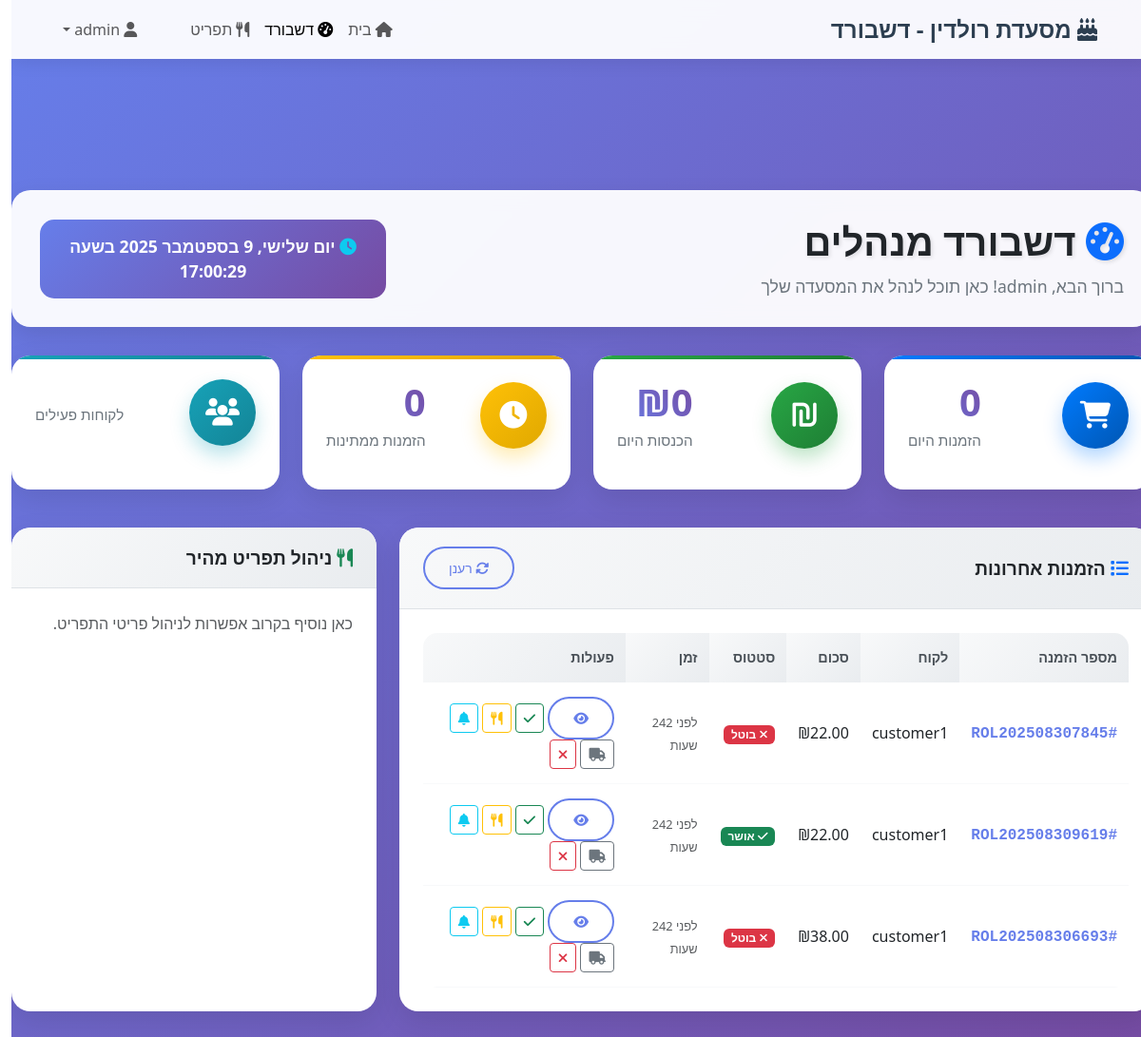
The app's page /dashboard (signed in) with its own data.
### tables this page shows
CREATE TABLE users (
                id INTEGER PRIMARY KEY AUTOINCREMENT,
                username TEXT UNIQUE NOT NULL,
                email TEXT UNIQUE NOT NULL,
                password TEXT NOT NULL,
                role TEXT NOT NULL DEFAULT 'customer',
                phone TEXT,
                address TEXT,
                created_at TIMESTAMP DEFAULT CURRENT_TIMESTAMP,
                is_active BOOLEAN DEFAULT 1
            );

CREATE TABLE orders (
                id INTEGER PRIMARY KEY AUTOINCREMENT,
                customer_id INTEGER NOT NULL,
                order_number TEXT UNIQUE NOT NULL,
                total_amount REAL NOT NULL DEFAULT 0,
                status TEXT NOT NULL DEFAULT 'pending',
                delivery_address TEXT,
                delivery_phone TEXT,
                special_instructions TEXT,
                estimated_delivery TIMESTAMP,
                created_at TIMESTAMP DEFAULT CURRENT_TIMESTAMP,
                updated_at TIMESTAMP DEFAULT CURRENT_TIMESTAMP,
                FOREIGN KEY (customer_id) REFERENCES users (id)
            );

### app.py (the view)
@app.route('/dashboard')
def dashboard():
    if not require_employee():
        flash('אין לך הרשאה לגשת לעמוד זה', 'error')
        return redirect('/')
    user = get_current_user()
    stats = db.get_today_stats()
    conn = db.get_connection()
    recent_orders = conn.execute('''
        SELECT o.*, u.username
        FROM orders o
        JOIN users u ON o.customer_id = u.id
        ORDER BY o.created_at DESC
        LIMIT 10
    ''').fetchall()
    conn.close()
    return render_template('dashboard.html',
                         user=user,
                         stats=stats,
                         recent_orders=[dict(order) for order in recent_orders])

### templates/dashboard.html (shortened to what this page needs)
<!DOCTYPE html>
<html lang="he" dir="rtl">
<head>
    <link href="https://cdnjs.cloudflare.com/ajax/libs/bootstrap/5.3.0/css/bootstrap.min.css" rel="stylesheet">
    <link href="https://cdnjs.cloudflare.com/ajax/libs/font-awesome/6.4.0/css/all.min.css" rel="stylesheet">
    <link href="/static/css/base.css" rel="stylesheet">
    <link href="/static/css/dashboard.css" rel="stylesheet">
</head>
<body>
    <nav class="navbar navbar-expand-lg navbar-light fixed-top">
        <div class="container">
            <a class="navbar-brand" href="/">
                <i class="fas fa-birthday-cake"></i> מסעדת רולדין - דשבורד
            </a>
            <div class="collapse navbar-collapse" id="navbarNav">
                <ul class="navbar-nav me-auto">
                    <li class="nav-item">
                        <a class="nav-link" href="/"><i class="fas fa-home"></i> בית</a>
                    </li>
                    <li class="nav-item">
                        <a class="nav-link active" href="/dashboard"><i class="fas fa-tachometer-alt"></i> דשבורד</a>
                    </li>
                    <li class="nav-item">
                        <a class="nav-link" href="/menu"><i class="fas fa-utensils"></i> תפריט</a>
                    </li>
                </ul>
                <ul class="navbar-nav">
                    <li class="nav-item dropdown">
                        <a class="nav-link dropdown-toggle" href="#" role="button" data-bs-toggle="dropdown">
                            <i class="fas fa-user"></i> {{ user.username }}
                        </a>
                    </li>
                </ul>
            </div>
        </div>
    </nav>
    <div class="container-fluid main-content">
        <div class="dashboard-header">
            <div class="row align-items-center">
                <div class="col-md-8">
                    <h1 class="dashboard-title">
                        <i class="fas fa-tachometer-alt text-primary"></i>
                        דשבורד מנהלים
                    </h1>
                    <p class="dashboard-subtitle">ברוך הבא, {{ user.username }}! כאן תוכל לנהל את המסעדה שלך</p>
                </div>
                <div class="col-md-4 text-end">
                    <div class="dashboard-time">
                        <i class="fas fa-clock text-info"></i>
                        <span id="current-time"></span>
                    </div>
                </div>
            </div>
        </div>
        <div class="row mb-4">
            <div class="col-xl-3 col-md-6 mb-3">
                <div class="stats-card stats-primary">
                    <div class="stats-content">
                        <div class="stats-icon">
                            <i class="fas fa-shopping-cart"></i>
                        </div>
                        <div class="stats-info">
                            <h3 class="stats-number" data-count="{{ stats.orders_today }}">{{ stats.orders_today }}</h3>
                            <p class="stats-label">הזמנות היום</p>
                        </div>
                    </div>
                </div>
            </div>
            <div class="col-xl-3 col-md-6 mb-3">
                <div class="stats-card stats-success">
                    <div class="stats-content">
                        <div class="stats-icon">
                            <i class="fas fa-shekel-sign"></i>
                        </div>
                        <div class="stats-info">
                            <h3 class="stats-number">₪{{ "%.0f"|format(stats.revenue_today) }}</h3>
                            <p class="stats-label">הכנסות היום</p>
                        </div>
                    </div>
                </div>
            </div>
            <div class="col-xl-3 col-md-6 mb-3">
                <div class="stats-card stats-warning">
                    <div class="stats-content">
                        <div class="stats-icon">
                            <i class="fas fa-clock"></i>
                        </div>
                        <div class="stats-info">
                            <h3 class="stats-number">{{ stats.pending_orders }}</h3>
                            <p class="stats-label">הזמנות ממתינות</p>
                        </div>
                    </div>
                </div>
            </div>
            <div class="col-xl-3 col-md-6 mb-3">
                <div class="stats-card stats-info">
                    <div class="stats-content">
                        <div class="stats-icon">
                            <i class="fas fa-users"></i>
                        </div>
                        <div class="stats-info">
                            <p class="stats-label">לקוחות פעילים</p>
                        </div>
                    </div>
                </div>
            </div>
        </div>
        <div class="row">
            <div class="col-lg-8 mb-4">
                <div class="dashboard-card">
                    <div class="card-header d-flex justify-content-between align-items-center">
                        <h5 class="card-title mb-0">
                            <i class="fas fa-list text-primary"></i>
                            הזמנות אחרונות
                        </h5>
                        <button class="btn btn-sm btn-outline-primary" onclick="refreshOrders()">
                            <i class="fas fa-sync-alt"></i> רענן
                        </button>
                    </div>
                    <div class="card-body">
                        <div class="table-responsive">
                            <table class="table table-hover">
                                <thead>
                                    <tr>
                                        <th>מספר הזמנה</th>
                                        <th>לקוח</th>
                                        <th>סכום</th>
                                        <th>סטטוס</th>
                                        <th>זמן</th>
                                        <th>פעולות</th>
                                    </tr>
                                </thead>
                                <tbody id="orders-table-body">
                                    {% for order in recent_orders %}
                                    <tr>
                                        <td><strong class="order-number">#{{ order.order_number }}</strong></td>
                                        <td>{{ order.username }}</td>
                                        <td>₪{{ "%.2f"|format(order.total_amount) }}</td>
                                        <td>
                                            {% if order.status == 'pending' %}
                                                <span class="badge bg-warning"><i class="fas fa-clock"></i> ממתין</span>
                                            {% elif order.status == 'confirmed' %}
                                                <span class="badge bg-success"><i class="fas fa-check"></i> אושר</span>
                                            {% elif order.status == 'preparing' %}
                                                <span class="badge bg-info"><i class="fas fa-utensils"></i> בהכנה</span>
                                            {% elif order.status == 'ready' %}
                                                <span class="badge bg-primary"><i class="fas fa-bell"></i> מוכן</span>
                                            {% elif order.status == 'delivered' %}
                                                <span class="badge bg-secondary"><i class="fas fa-truck"></i> נמסר</span>
                                            {% elif order.status == 'cancelled' %}
                                                <span class="badge bg-danger"><i class="fas fa-times"></i> בוטל</span>
                                            {% endif %}
                                        </td>
                                        <td>
                                            <small class="text-muted time-ago" data-time="{{ order.created_at }}">
                                            </small>
                                        </td>
                                        <td>
    <button class="btn btn-sm btn-outline-primary"
            onclick="viewOrderDetails({{ order.id }})"
            title="צפה בפרטים">
        <i class="fas fa-eye"></i>
    </button>
    <button class="btn btn-sm btn-outline-success"
            onclick="updateOrderStatus({{ order.id }}, 'confirmed')"
            title="אשר הזמנה">
        <i class="fas fa-check"></i>
    </button>
    <button class="btn btn-sm btn-outline-warning"
            onclick="updateOrderStatus({{ order.id }}, 'preparing')"
            title="התחל הכנה">
        <i class="fas fa-utensils"></i>
    </button>
    <button class="btn btn-sm btn-outline-info"
            onclick="updateOrderStatus({{ order.id }}, 'ready')"
            title="סמן כמוכן">
        <i class="fas fa-bell"></i>
    </button>
    <button class="btn btn-sm btn-outline-secondary"
            onclick="updateOrderStatus({{ order.id }}, 'delivered')"
            title="סמן כנמסר">
        <i class="fas fa-truck"></i>
    </button>
    <button class="btn btn-sm btn-outline-danger"
            onclick="updateOrderStatus({{ order.id }}, 'cancelled')"
            title="בטל הזמנה">
        <i class="fas fa-times"></i>
    </button>
</td>
                                    </tr>
                                    {% endfor %}
                                </tbody>
                            </table>
                        </div>
                    </div>
                </div>
            </div>
            <div class="col-lg-4 mb-4">
                <div class="dashboard-card">
                    <div class="card-header">
                        <h5 class="card-title mb-0">
                            <i class="fas fa-utensils text-success"></i>
                            ניהול תפריט מהיר
                        </h5>
                    </div>
                    <div class="card-body">
                        <p class="text-muted">כאן נוסיף בקרוב אפשרות לניהול פריטי התפריט.</p>
                    </div>
                </div>
            </div>
        </div>
    </div>
</body>
</html>

### records on screen
users: username "admin"
orders: order_number "ROL202508307845", username "customer1", total_amount "22.00", status "cancelled" (drawn)
orders: order_number "ROL202508309619", username "customer1", total_amount "22.00", status "confirmed" (drawn)
orders: order_number "ROL202508306693", username "customer1", total_amount "38.00", status "cancelled" (drawn)

### other values on screen
{{ stats.orders_today }} "0"
{{ "%.0f"|format(stats.revenue_today) }} "0"
{{ stats.pending_orders }} "0"
